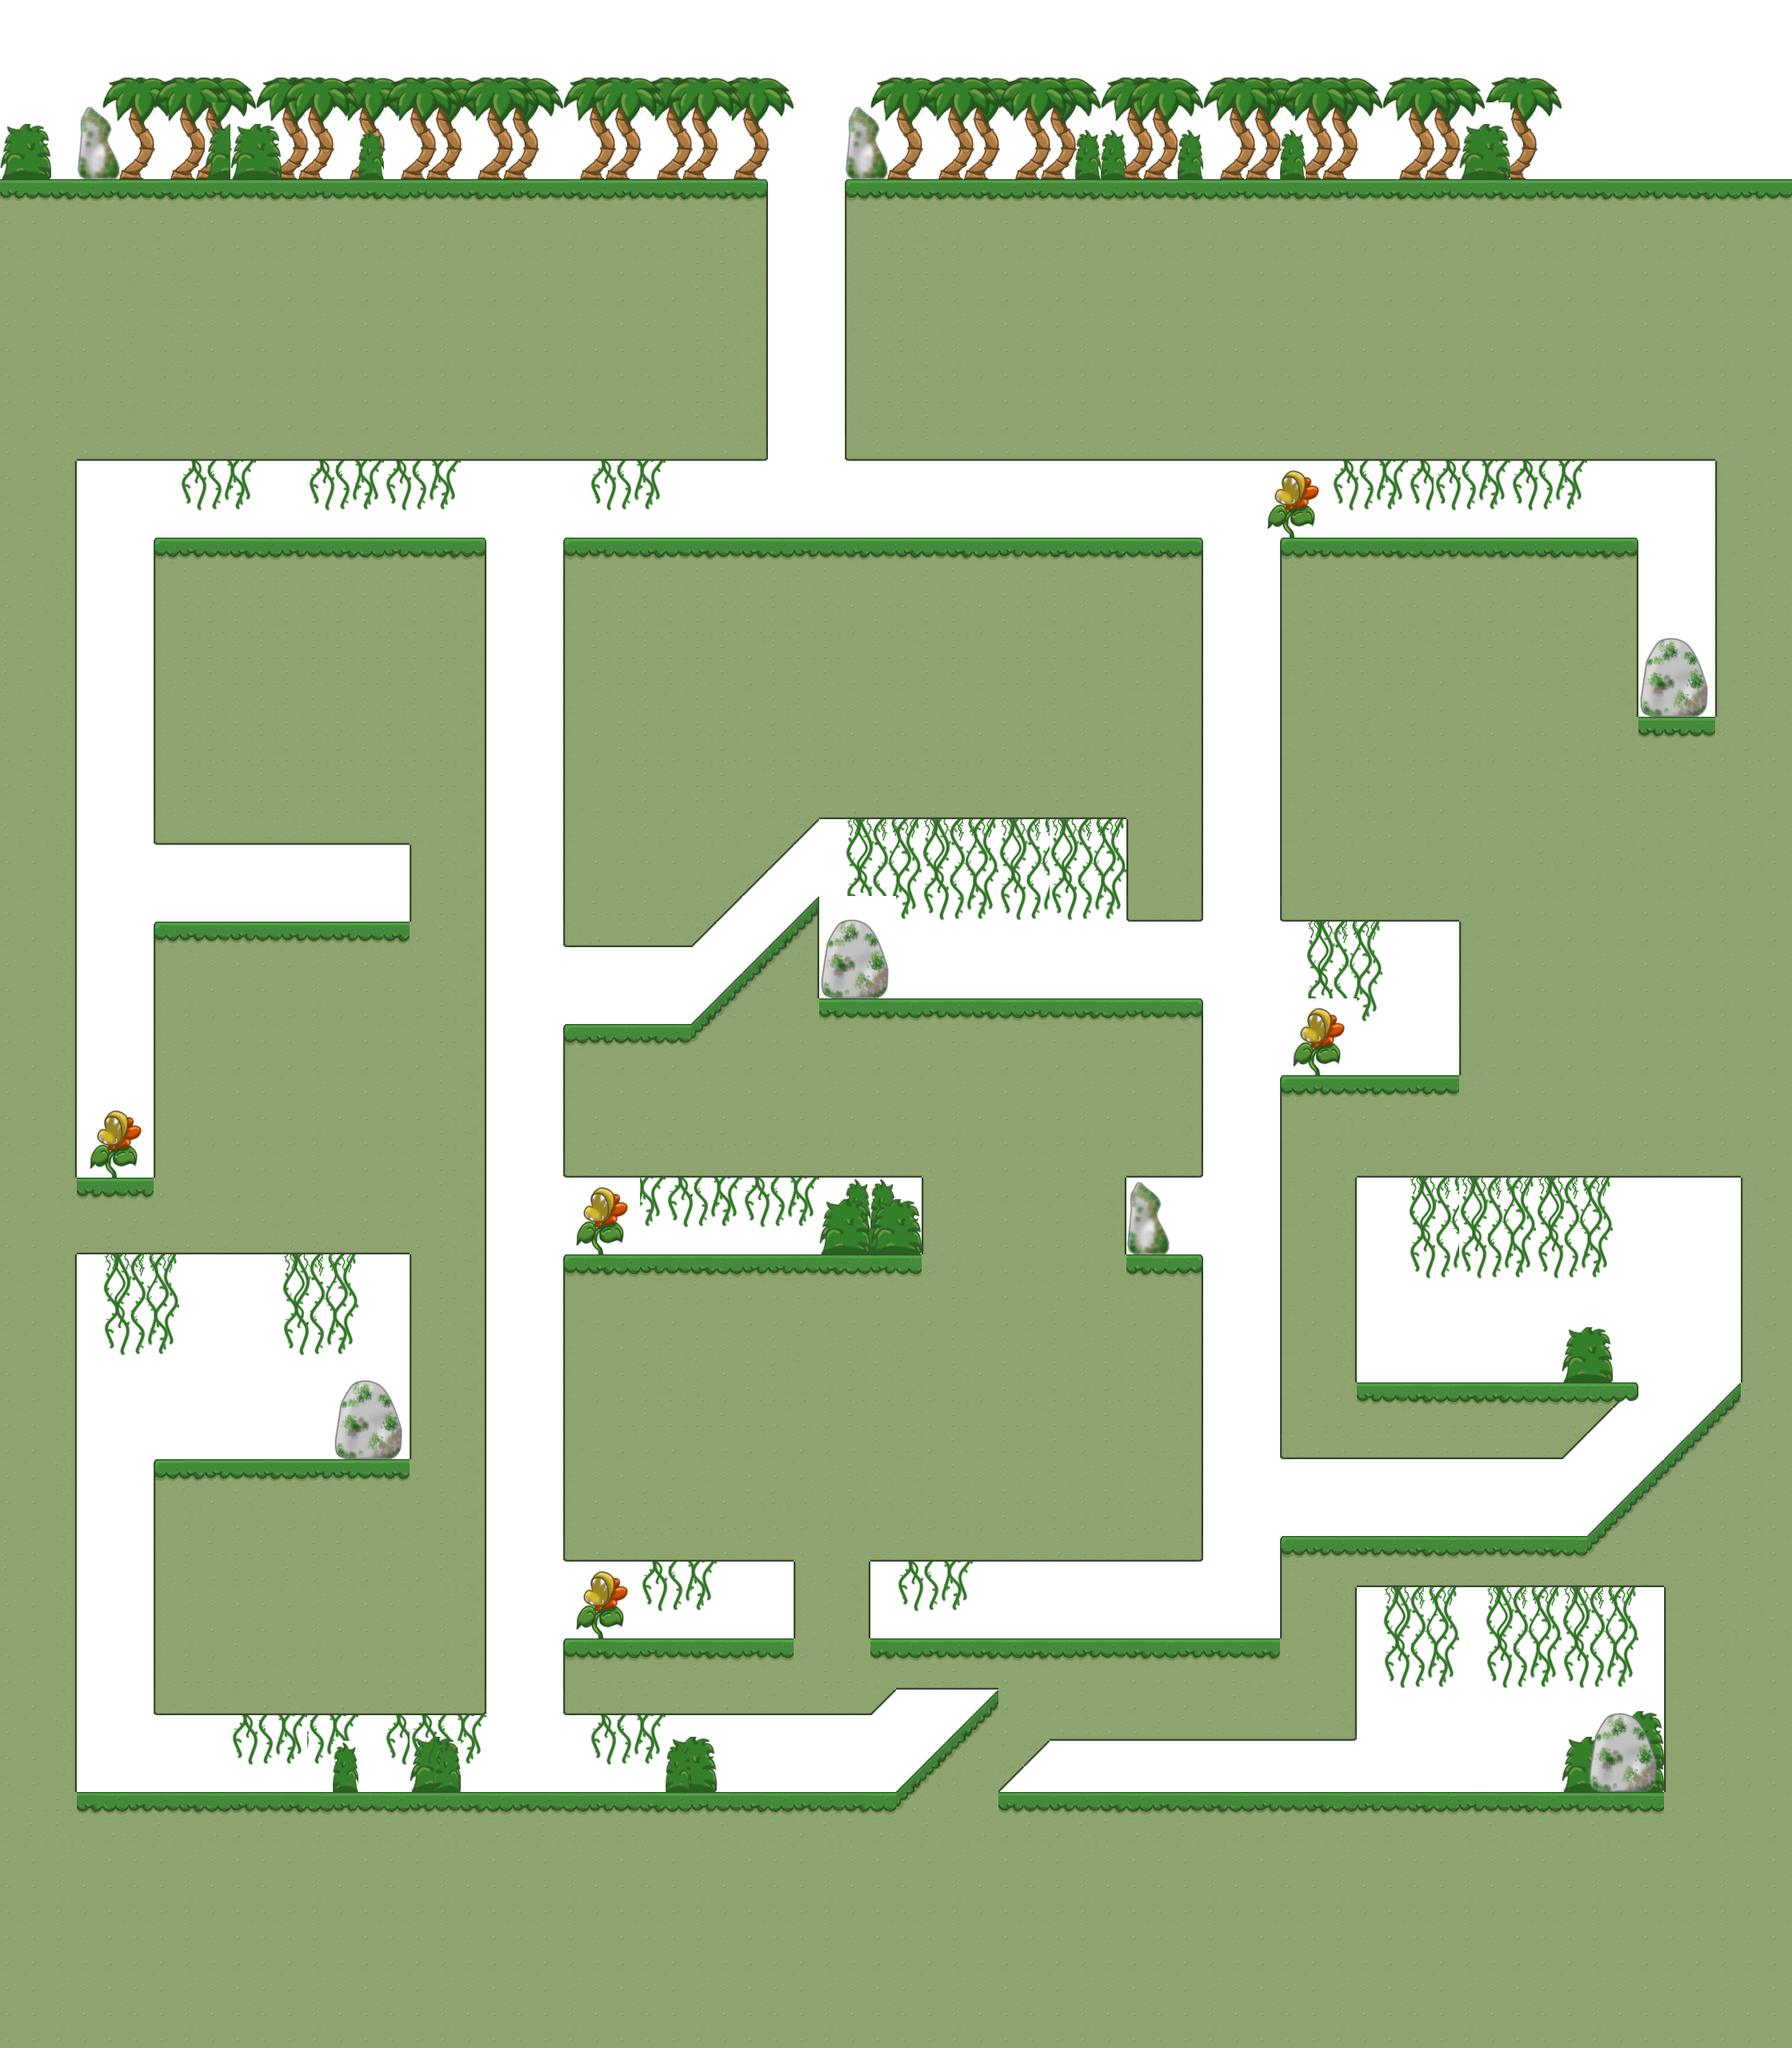

Rendered tile map (Tiled .tmx) drawn with the repository's tilesets; below, a short description and the map source with its tile grids summarised:
An orthogonal 70x80 tile map with 32x32 px tiles, 3 tile layers (background, ground, frontground), 2 tilesets and 13 objects (7x true, 3x flairy, 2x goal, soldier).

<map version="1.10" tiledversion="1.10.0" orientation="orthogonal" renderorder="right-down" width="70" height="80" tilewidth="32" tileheight="32" infinite="0" backgroundcolor="#ffffff" nextlayerid="5" nextobjectid="14">
 <properties>
  <property name="CLIMB" value="10" />
  <property name="DIG" value="3" />
  <property name="JUMP" value="10" />
  <property name="TURN" value="2" />
 </properties>
 <tileset firstgid="1" name="tiles" tilewidth="32" tileheight="32" tilecount="100" columns="10">
  <image source="tiles.png" width="320" height="320" />
  <tile id="0">
   <properties>
    <property name="type" value="TOPL" />
   </properties>
  </tile>
  <tile id="1">
   <properties>
    <property name="type" value="TOP" />
   </properties>
  </tile>
  <tile id="2">
   <properties>
    <property name="type" value="TOP" />
   </properties>
  </tile>
  <tile id="3">
   <properties>
    <property name="type" value="TOP" />
   </properties>
  </tile>
  <tile id="4">
   <properties>
    <property name="type" value="TOP" />
   </properties>
  </tile>
  <tile id="5">
   <properties>
    <property name="type" value="TOPR" />
   </properties>
  </tile>
  <tile id="6">
   <properties>
    <property name="type" value="TOP" />
   </properties>
  </tile>
  <tile id="7">
   <properties>
    <property name="type" value="TOP" />
   </properties>
  </tile>
  <tile id="8">
   <properties>
    <property name="type" value="TOP" />
   </properties>
  </tile>
  <tile id="9">
   <properties>
    <property name="type" value="TOP" />
   </properties>
  </tile>
  <tile id="10">
   <properties>
    <property name="type" value="LEFT" />
   </properties>
  </tile>
  <tile id="15">
   <properties>
    <property name="type" value="RIGHT" />
   </properties>
  </tile>
  <tile id="20">
   <properties>
    <property name="type" value="DGL1" />
   </properties>
  </tile>
  <tile id="21">
   <properties>
    <property name="type" value="NB" />
   </properties>
  </tile>
  <tile id="22">
   <properties>
    <property name="type" value="NB" />
   </properties>
  </tile>
  <tile id="23">
   <properties>
    <property name="type" value="DGR1" />
   </properties>
  </tile>
  <tile id="31">
   <properties>
    <property name="type" value="DGL1" />
   </properties>
  </tile>
  <tile id="32">
   <properties>
    <property name="type" value="DGR1" />
   </properties>
  </tile>
  <tile id="35">
   <properties>
    <property name="type" value="DGR1" />
   </properties>
  </tile>
  <tile id="36">
   <properties>
    <property name="type" value="NB" />
   </properties>
  </tile>
  <tile id="38">
   <properties>
    <property name="type" value="NB" />
   </properties>
  </tile>
  <tile id="39">
   <properties>
    <property name="type" value="NB" />
   </properties>
  </tile>
  <tile id="40">
   <properties>
    <property name="type" value="BDGL1" />
   </properties>
  </tile>
  <tile id="41">
   <properties>
    <property name="type" value="NB" />
   </properties>
  </tile>
  <tile id="42">
   <properties>
    <property name="type" value="NB" />
   </properties>
  </tile>
  <tile id="43">
   <properties>
    <property name="type" value="BDGR1" />
   </properties>
  </tile>
  <tile id="44">
   <properties>
    <property name="type" value="DGR1" />
   </properties>
  </tile>
  <tile id="46">
   <properties>
    <property name="type" value="DGR1" />
   </properties>
  </tile>
  <tile id="47">
   <properties>
    <property name="type" value="DGL1" />
   </properties>
  </tile>
  <tile id="48">
   <properties>
    <property name="type" value="TOPRL" />
   </properties>
  </tile>
  <tile id="49">
   <properties>
    <property name="type" value="TOPRL" />
   </properties>
  </tile>
  <tile id="50">
   <properties>
    <property name="type" value="LEFT" />
   </properties>
  </tile>
  <tile id="51">
   <properties>
    <property name="type" value="DGL1" />
   </properties>
  </tile>
  <tile id="52">
   <properties>
    <property name="type" value="DGR1" />
   </properties>
  </tile>
  <tile id="53">
   <properties>
    <property name="type" value="RIGHT" />
   </properties>
  </tile>
  <tile id="54">
   <properties>
    <property name="type" value="DGL1" />
   </properties>
  </tile>
  <tile id="55">
   <properties>
    <property name="type" value="BDGR1" />
   </properties>
  </tile>
  <tile id="58">
   <properties>
    <property name="type" value="RL" />
   </properties>
  </tile>
  <tile id="61">
   <properties>
    <property name="type" value="RIGHT" />
   </properties>
  </tile>
  <tile id="62">
   <properties>
    <property name="type" value="LEFT" />
   </properties>
  </tile>
  <tile id="63">
   <properties>
    <property name="type" value="BDGL1" />
   </properties>
  </tile>
  <tile id="65">
   <properties>
    <property name="type" value="DGL1" />
   </properties>
  </tile>
  <tile id="68">
   <properties>
    <property name="type" value="RL" />
   </properties>
  </tile>
  <tile id="70">
   <properties>
    <property name="type" value="LEFT" />
   </properties>
  </tile>
  <tile id="75">
   <properties>
    <property name="type" value="RIGHT" />
   </properties>
  </tile>
  <tile id="80">
   <properties>
    <property name="type" value="TOP" />
   </properties>
  </tile>
  <tile id="81">
   <properties>
    <property name="type" value="TOP" />
   </properties>
  </tile>
  <tile id="82">
   <properties>
    <property name="type" value="TOP" />
   </properties>
  </tile>
  <tile id="83">
   <properties>
    <property name="type" value="TOP" />
   </properties>
  </tile>
  <tile id="84">
   <properties>
    <property name="type" value="TOP" />
   </properties>
  </tile>
  <tile id="85">
   <properties>
    <property name="type" value="TOP" />
   </properties>
  </tile>
  <tile id="87">
   <properties>
    <property name="type" value="TOP" />
   </properties>
  </tile>
  <tile id="88">
   <properties>
    <property name="type" value="TOP" />
   </properties>
  </tile>
  <tile id="90">
   <properties>
    <property name="type" value="TOP" />
   </properties>
  </tile>
  <tile id="96">
   <properties>
    <property name="type" value="LEFT" />
   </properties>
  </tile>
  <tile id="99">
   <properties>
    <property name="type" value="RIGHT" />
   </properties>
  </tile>
 </tileset>
 <tileset firstgid="101" name="props" tilewidth="32" tileheight="32" tilecount="100" columns="10">
  <image source="props.png" width="320" height="320" />
 </tileset>
 <layer id="1" name="background" width="70" height="80">
  <data>[5600 cells, 230 non-empty, 20 distinct tile ids]</data>
 </layer>
 <layer id="2" name="ground" width="70" height="80">
  <data>[5600 cells, 3698 non-empty, 29 distinct tile ids]</data>
 </layer>
 <layer id="3" name="frontground" width="70" height="80">
  <data>[5600 cells, 546 non-empty, 61 distinct tile ids]</data>
 </layer>
 <objectgroup id="4" name="avatars">
  <object id="1" name="earm" type="true" gid="25" x="991" y="2222" width="32" height="32" />
  <object id="2" name="goal" gid="26" x="2101" y="193" width="32" height="32" />
  <object id="3" name="flairy" gid="37" x="1190" y="1207" width="32" height="32" />
  <object id="4" name="flairy" gid="37" x="1873" y="2215" width="32" height="32" />
  <object id="5" name="flairy" gid="37" x="446" y="1776" width="32" height="32" />
  <object id="6" name="soldier" type="true" gid="35" x="1797" y="1706" width="32" height="32" />
  <object id="7" name="soldier" type="true" gid="35" x="327" y="1815" width="32" height="32" />
  <object id="8" name="soldier" type="true" gid="35" x="1182" y="179" width="32" height="32" />
  <object id="9" name="soldier" type="true" gid="35" x="1697" y="176" width="32" height="32" />
  <object id="10" name="goal" gid="26" x="450" y="1136" width="32" height="32" />
  <object id="11" name="soldier" gid="35" x="1334" y="644" width="32" height="32" />
  </objectgroup>
</map>
<!-- 2 of 13 objects omitted -->
